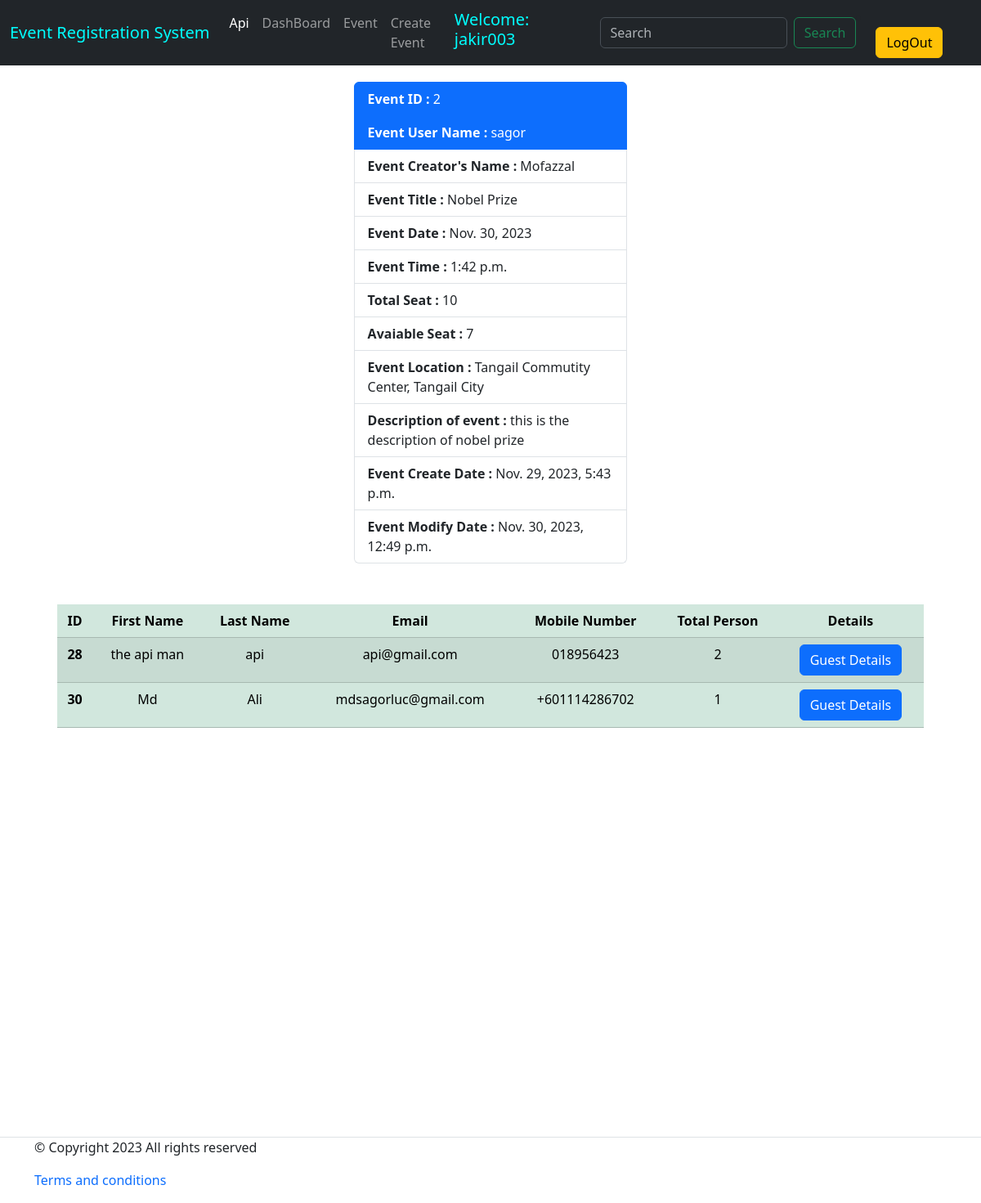
The page /event/event_details/2/ (signed in) on the database its author committed.
### event/models.py (models this page shows, shortened)
class CreateEvent(models.Model):
    eventUser        = models.ForeignKey(User, on_delete=models.CASCADE, blank=True, related_name='user')
    eventOwnerName   = models.CharField(max_length= 25, blank=False, unique=True)
    eventTitle       = models.CharField(max_length= 200, blank=False)
    eventDate        = models.DateField(blank= False)
    eventTime        = models.TimeField(blank= False)
    totalSeat        = models.IntegerField(blank= False)
    eventLocation    = models.CharField(max_length= 250, blank= False)
    eventDescription = models.TextField(blank= False)
    eventCreatedDate = models.DateTimeField(auto_now_add= True)
    eventModifyDate  = models.DateTimeField(auto_now= True)
    class Meta:
        verbose_name = 'Create Event'
        verbose_name_plural = 'Create Events'
        ordering = ['id']

class EventRegistration(models.Model):
    userE       = models.ForeignKey(User, on_delete=models.CASCADE, default=False, related_name='registration')
    event       = models.ForeignKey(CreateEvent, on_delete=models.CASCADE, blank=True, related_name='event')
    firstName   = models.CharField(max_length=25, blank=False)
    lastName    = models.CharField(max_length= 25, blank=False)
    email       = models.EmailField(max_length= 50, blank=False)
    phoneNumber = models.CharField(max_length=14, blank=False)
    totalPerson = models.IntegerField(blank=False)
    createDate  = models.DateTimeField(auto_now_add= True)
    modifyDate  = models.DateTimeField(auto_now= True)
    class Meta:
        verbose_name = 'Event Registration'
        verbose_name_plural = 'Event Registrations'
        ordering = ['id']

### event/views.py (the view)
# urls.py: path('event_details/<int:id>/', event_details, name="event_details"),
@login_required
def event_details(request, id=None):
    event = get_object_or_404(CreateEvent, id=id)
    guests = EventRegistration.objects.filter(event= event)
    total_person = sum(guest.totalPerson for guest in guests)
    total_seat = event.totalSeat
    if total_person <= total_seat:
        available_seat = total_seat - total_person
    context =  {
        'event': event,
        'guests': guests,
        'available_seat' : available_seat,
        }
    return render(request, 'event_details.html', context)

### event/templates/event_details.html (shortened to what this page needs)
{% extends 'base.html' %}
{% block body %}
<div class='container'>
    <ul class="list-group" style="width:30%; margin:auto; margin-top: 20px; margin-bottom: 10px;">
        <li class="list-group-item active" aria-current="true"><b>Event ID :</b> {{event.id}}</li>
        <li class="list-group-item active" aria-current="true"><b>Event User Name :</b> {{event.eventUser}}</li>
        <li class="list-group-item"><b>Event Creator's Name :</b> {{event.eventOwnerName}}</li>
        <li class="list-group-item"><b>Event Title :</b> {{event.eventTitle}}</li>
        <li class="list-group-item"><b>Event Date :</b> {{event.eventDate}}</li>
        <li class="list-group-item"><b>Event Time :</b> {{event.eventTime}}</li>
        <li class="list-group-item"><b>Total Seat :</b> {{event.totalSeat}}</li>
        <li class="list-group-item"><b>Avaiable Seat :</b> {{available_seat}}</li>
        <li class="list-group-item"><b>Event Location :</b> {{event.eventLocation}}</li>
        <li class="list-group-item"><b>Description of event :</b> {{event.eventDescription}}</li>
        <li class="list-group-item"><b>Event Create Date :</b> {{event.eventCreatedDate}}</li>
        <li class="list-group-item"><b>Event Modify Date :</b> {{event.eventModifyDate}}</li>
      </ul>
    <table class="table table-success table-striped" style="width:95%; margin: auto; text-align: center; margin-top: 50px;">
        <thead>
          <tr>
            <th scope="col">ID</th>
            <th scope="col">First Name</th>
            <th scope="col">Last Name</th>
            <th scope="col">Email</th>
            <th scope="col">Mobile Number</th>
            <th scope="col">Total Person</th>
            <th scope="col">Details</th>
          </tr>
        </thead>
        <tbody>
        {% for gst in guests %}
          <tr>
            <th scope="row">{{gst.id}}</th>
            <td> {{gst.firstName}} </td>
            <td> {{gst.lastName}} </td>
            <td> {{gst.email}} </td>
            <td> {{gst.phoneNumber}} </td>
            <td> {{gst.totalPerson}} </td>
            <td> <a href="{% url "guest_details" gst.id %}" class="btn btn-primary">Guest Details</a> </td>
          </tr>
        {% endfor %}
        </tbody>
      </table>
</div>
{% endblock body %}

### templates/base.html (shortened to what this page needs)
<!DOCTYPE html>
<html lang="en">
<head>
  <link href="https://cdn.jsdelivr.net/npm/bootstrap@5.3.1/dist/css/bootstrap.min.css" rel="stylesheet">
</head>
<body>
  {% if request.user.is_authenticated %}
    <nav class="navbar navbar-expand-lg bg-dark" data-bs-theme="dark">
      <div class="container-fluid">
        <a class="navbar-brand " href="#" style="color: aqua">
          Event Registration System
        </a>
        <div class="collapse navbar-collapse" id="navbarSupportedContent">
          <ul class="navbar-nav me-auto mb-2 mb-lg-0">
            <li class="nav-item">
              <a class="nav-link active" aria-current="page" href="{% url "event_read_create" %}">Api</a>
            </li>
            <li class="nav-item">
              <a class="nav-link" href="{% url "dashboard" %}">DashBoard</a>
            </li>
            <li class="nav-item">
              <a class="nav-link" href="{% url "home" %}">Event</a>
            </li>
            <li class="nav-item">
              <a class="nav-link" href="{% url "create_event" %}">Create Event</a>
            </li>
          </ul>
          <h5 style="color:aqua;margin-right: 20px;">Welcome: {{user.username}}</h5>
          <form class="d-flex" role="search" action="{% url "search" %}" method="GET">
            <input class="form-control me-2" name="keyword" type="search" placeholder="Search" aria-label="Search">
            <button class="btn btn-outline-success" type="submit">Search</button>
          </form>
        <li class="nav-item">
            <a href="{% url "logout" %}" class="btn btn-warning mx-4">LogOut</a>
          </li>
        </div>
      </div>
    </nav>
  {% endif %}
{% block body %}
{% endblock body %}
  {% if request.user.is_authenticated %}
    <footer class="section-footer border-top padding-y" style="margin-top: 500px;">
      <div class="container">
        <p class="float-md-right">&copy Copyright 2023 All rights reserved</p>
        <p>
          <a href="#" style="text-decoration: None">Terms and conditions</a>
        </p>
      </div>
    </footer>
  {% endif %}
</body>
</html>

### rows shown on the page
CreateEvent: id "2", eventUser "sagor", eventOwnerName "Mofazzal", eventTitle "Nobel Prize", eventDate "Nov. 30, 2023", eventTime "1:42 p.m.", totalSeat "10", eventLocation "Tangail Commutity Center, Tangail City", eventDescription "this is the description of nobel prize", eventCreatedDate "Nov. 29, 2023, 5:43 p.m.", eventModifyDate "Nov. 30, 2023, 12:49 p.m."
EventRegistration: id "28", firstName "the api man", lastName "api", email "api@gmail.com", phoneNumber "018956423", totalPerson "2"
EventRegistration: id "30", firstName "Md", lastName "Ali", email "mdsagorluc@gmail.com", phoneNumber "+601114286702", totalPerson "1"

### other values the page prints
{{ user.username }} "jakir003"
{{ available_seat }} "7"
